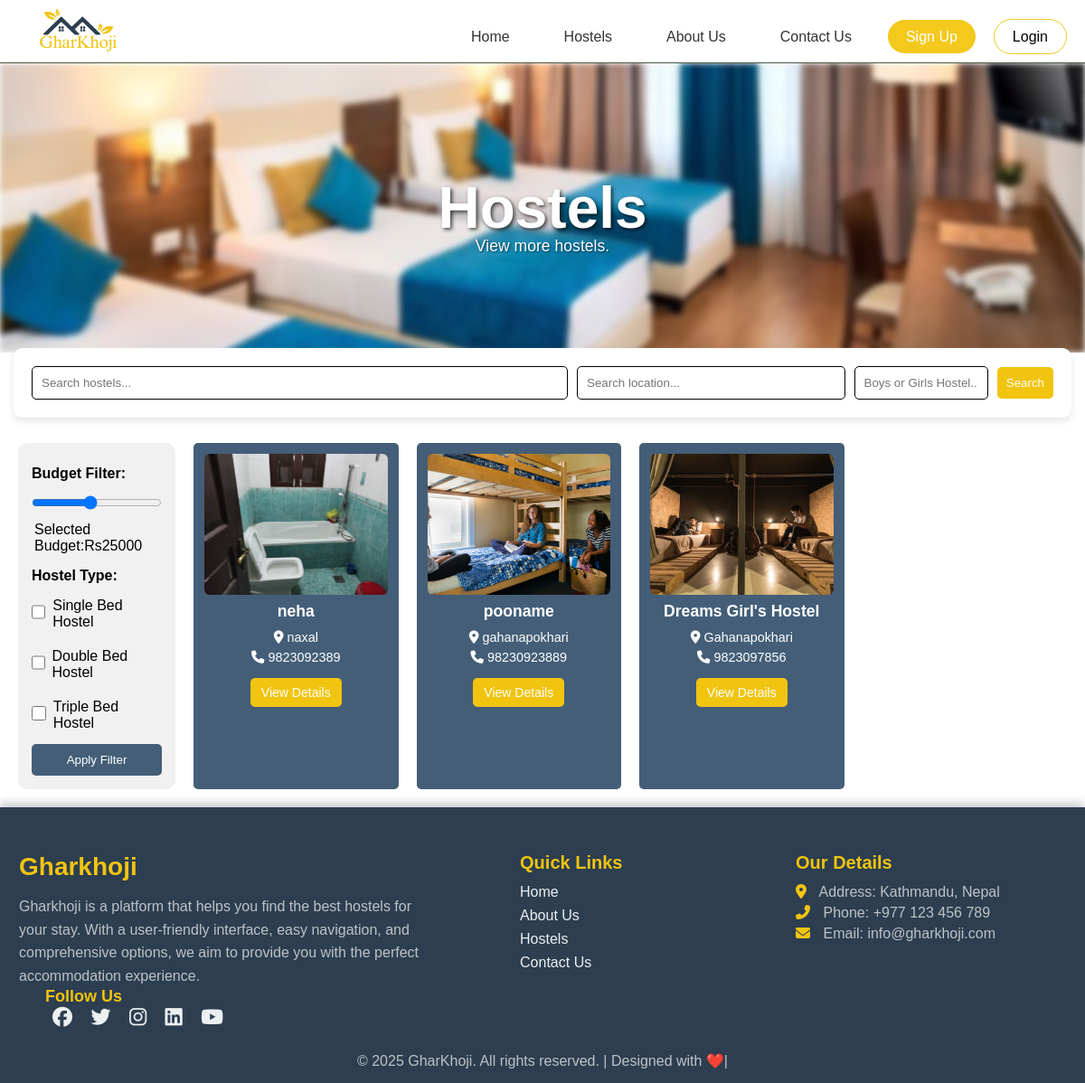
/hostels/, run on an earlier commit of the app's database.
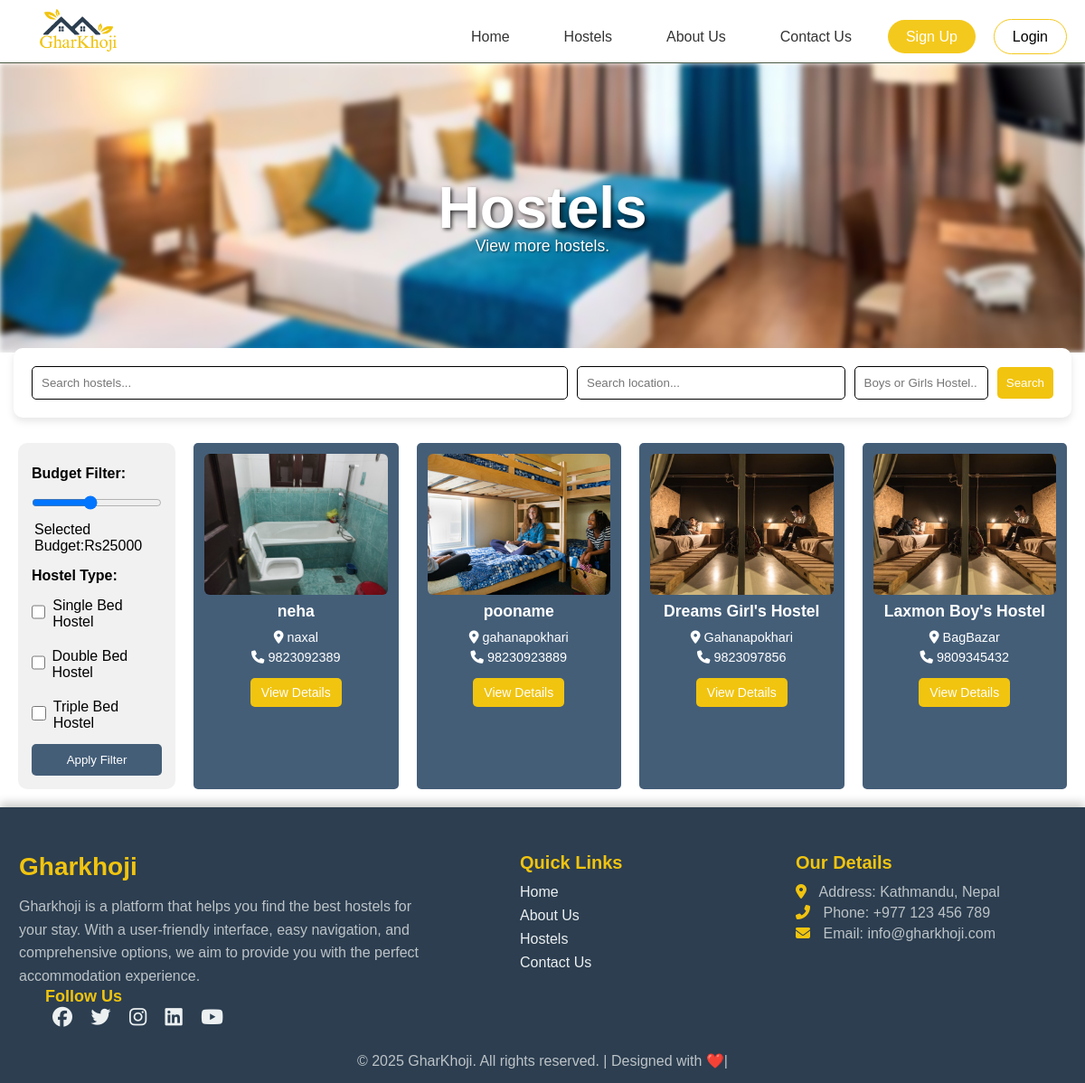
And on a later commit of the database.
### app/models.py (models this page shows, shortened)
class HostelProperty(models.Model):
    HOSTEL_TYPES = [
        ('Boy', 'Boy'),
        ('Girl', 'Girl')
    ]
    STATUS_CHOICES = [('pending', 'Pending'), ('approved', 'Approved'), ('rejected', 'Rejected')]
    AVAILABILITY_STATUS = [
        ('available', 'Available'),
        ('unavailable', 'Unavailable')
    ]
    unique_id = models.CharField(max_length=10, unique=True, editable=False)
    title = models.CharField(max_length=255)
    hostel_type = models.CharField(max_length=10, choices=HOSTEL_TYPES)
    description = models.TextField()
    phone_number = models.CharField(max_length=15)
    email = models.EmailField()
    location = models.CharField(max_length=255)
    latitude = models.FloatField(null=True, blank=True)
    longitude = models.FloatField(null=True, blank=True)
    single_beds = models.PositiveIntegerField()
    shared_2_beds = models.PositiveIntegerField()
    shared_3_beds = models.PositiveIntegerField()
    price_single_bed = models.DecimalField(max_digits=10, decimal_places=2)
    price_shared_2_beds = models.DecimalField(max_digits=10, decimal_places=2)
    price_shared_3_beds = models.DecimalField(max_digits=10, decimal_places=2)
    availability = models.CharField(max_length=15, choices=AVAILABILITY_STATUS)
    rules = models.TextField()
    pan_number = models.CharField(max_length=50)
    amenities = models.TextField()  # Store as JSON or comma-separated values
    approval_status = models.CharField(max_length=10, choices=STATUS_CHOICES, default='pending')
    created_at = models.DateTimeField(auto_now_add=True)
    class Meta:
        verbose_name_plural = "Hostel Details"

class HostelImage(models.Model):
    hostel = models.ForeignKey(HostelProperty, on_delete=models.CASCADE, related_name='images')
    image = models.ImageField(upload_to='hostel_images/')

### app/views.py (the view, shortened to what this page needs)
# urls.py: path('hostels/', views.HostelPage, name='hostels'),
def HostelPage(request):
    hostels = HostelProperty.objects.filter(approval_status='approved')  # Fetch all hostels initially
    hostels = HostelProperty.objects.filter(approval_status='approved')  # Fetch all approved hostels
    name = request.GET.get('title')
    location = request.GET.get('location')
    hostel_type = request.GET.get('hostel_type')
    budget = request.GET.get('budget')
    bed_types = request.GET.get('bed_types', '').split(',')
    if name:
        hostels = hostels.filter(Q(title__icontains=name))
    if location:
        hostels = hostels.filter(Q(location__icontains=location))
    if hostel_type:
        hostels = hostels.filter(Q(hostel_type__icontains=hostel_type))
    if not any(bed_types) or bed_types == ['']:
        bed_types = ['single']
    bed_filter = Q()
    if 'single' in bed_types:
        bed_filter |= Q(single_beds__gt=0)
    if 'double' in bed_types:
        bed_filter |= Q(shared_2_beds__gt=0)
    if 'triple' in bed_types:
        bed_filter |= Q(shared_3_beds__gt=0)
    hostels = hostels.filter(bed_filter)
    return render(request, 'hostel.html', {'hostels': hostels})

### templates/hostel.html (shortened to what this page needs)
{% extends "base.html" %}
{% load static %}
{% block styles %}
  <link rel="stylesheet" href="{% static 'css/hostels.css' %}">
  <link rel="stylesheet" href="https://cdnjs.cloudflare.com/ajax/libs/font-awesome/6.5.1/css/all.min.css">
{% endblock styles%}
{%block content %}
    <main>
        <section class="image">
            <div class="hostel-image-container">
                <img src="{% static 'aboutimg/hostellistitng.jpg' %}" alt="GharKhoji Banner">
                <h1>Hostels</h1>
                <p>View more hostels.</p>
            </div>
        </section>
        <form method="GET" action="{% url 'hostels' %}">
            <div class="search-section">
                <div class="search-container">
                    <div class="search-box">
                        <input type="text" placeholder="Search hostels..." class="search-input" name="title">
                    </div>
                    <div class="location-box">
                        <input type="text" placeholder="Search location..." class="location-input" name="location">
                    </div>
                    <div class="hostel-type-box">
                        <input type="text" placeholder="Boys or Girls Hostel..." class="type-input" name="hostel_type">
                    </div>
                    <div class="search-btn-box">
                        <button type="submit" class="search-btn">Search</button>
                    </div>
                </div>
            </div>
        </form>
        <div class="hostel-filter-container">
            <div class="price-filter">
                <label for="budgetRange" style="font-weight: bold;">Budget Filter:</label>
                <input type="range" class="range" id="budgetRange" min="5000" max="50000" step="1000"
                    value="{{ request.GET.budget|default:25000 }}" oninput="updateBudgetValue(this.value)">
                <p>Selected Budget:Rs<span id="budgetValue">{{ request.GET.budget|default:25000 }}</span></p>
                <label style="font-weight: bold; margin-top: 15px;">Hostel Type:</label>
                <div>
                    <input type="checkbox" id="priceSingleBed" name="hostelType" value="single"
                        {% if 'single' in request.GET.bed_types %}checked{% endif %}>
                    <label for="priceSingleBed">Single Bed Hostel</label>
                </div>
                <div>
                    <input type="checkbox" id="priceShared2Beds" name="hostelType" value="double"
                        {% if 'double' in request.GET.bed_types %}checked{% endif %}>
                    <label for="priceShared2Beds">Double Bed Hostel</label>
                </div>
                <div>
                    <input type="checkbox" id="priceShared3Beds" name="hostelType" value="triple"
                        {% if 'triple' in request.GET.bed_types %}checked{% endif %}>
                    <label for="priceShared3Beds">Triple Bed Hostel</label>
                </div>
                <button onclick="applyFilter()">Apply Filter</button>
            </div>
            <div class="hostels-display">
                <div class="outer-card">
                    {% for hostel in hostels %}
                        <div class="inner-card">
                            <div class="image-wrapper">
                                {% if hostel.images.all %}
                                    <img src="{{ hostel.images.first.image.url }}" alt="{{ hostel.title }}">
                                {% else %}
                                    <img src="{% static 'img/image.jpg' %}" alt="Default Image">
                                {% endif %}
                            </div>
                            <div class="content">
                                <p>{{ hostel.title }}</p>
                                <span><i class="fa-solid fa-location-dot"></i> {{ hostel.location }}</span>
                                <span><i class="fa-solid fa-phone"></i> {{ hostel.phone_number }}</span>
                            </div>
                            <div class="view-details-container">
                                <a href="{% url 'hosteldetails' hostel.id %}"><button class="view-details-btn">View Details</button></a>
                            </div>
                        </div>
                    {% empty %}
                        <p>Sorry, no hostels are available.</p>
                    {% endfor %}
                </div>
            </div>
        </div>
    </main>
{% endblock %}

### templates/base.html (shortened to what this page needs)
{% load static %}
<!DOCTYPE html>
<html lang="en">
<head>
    <link rel="stylesheet" href="{% static 'css/base.css' %}">
    {% block styles %}{% endblock styles %}
    <link rel="stylesheet" href="https://cdnjs.cloudflare.com/ajax/libs/font-awesome/6.5.1/css/all.min.css">
</head>
<body>
    {% include "header.html" %}
    <main>
        {% block content %}{% endblock %}
    </main>
    {% include "footer.html" %}
</body>
</html>

### templates/header.html (shortened to what this page needs)
{% load static %}
    <header>
        <div class="logo">
            <a href="#">
                <img src="{% static 'img/logo1.png' %}" alt="GharKhoji Logo">
            </a>
        </div>
        <nav>
            <ul>
                <li class="{% if user.is_authenticated and request.path == '/' %} active {% endif %}"><a href="{% url 'home' %}">Home</a></li>
                <li class="{% if user.is_authenticated and request.path == '/hostels/' %} active {% endif %}"><a href="{% url 'hostels' %}">Hostels</a></li>
                <li class="{% if user.is_authenticated and request.path == '/aboutus/' %} active {% endif %}"><a href="{% url 'aboutus' %}">About Us</a></li>
                <li class="{% if user.is_authenticated and request.path == '/contactus/' %} active {% endif %}"><a href="{% url 'contactus' %}">Contact Us</a></li>
                {% if user.is_authenticated %}
                <li class="dropdown">
                  <div class="dropdown-toggle">
                    <div class="rounded-circle">{{ user.first_name|default:user.username|first|upper }}</div>
                    <span>{{ user.get_full_name|default:user.username }}</span>
                  </div>
                  <div class="dropdown-menu">
                    <a href="{% url 'my_account' %}">My account</a>
                    <a href="{% url 'saved' %}">Saved</a>
                    <a href="{% url 'bookings' %}">Booking History</a>
                    <div class="dropdown-divider"></div>
                    <a href="{% url 'logout' %}" class="text-danger">Logout</a>
                  </div>
                </li>
              {% else %}
                <li><a href="{% url 'signup' %}" class="btn-signup">Sign Up</a></li>
                <li><a href="{% url 'login' %}" class="btn-login">Login</a></li>
              {% endif %}
            </ul>
        </nav>
    </header>

### templates/footer.html
{% load static %}
<footer class="footer">
    <div class="footer-content">
      <div class="footer-left">
        <h3>Gharkhoji</h3>
        <p>Gharkhoji is a platform that helps you find the best hostels for your stay. With a user-friendly interface, easy navigation, and comprehensive options, we aim to provide you with the perfect accommodation experience.</p>
      </div>
      <div class="footer-links">
        <h4>Quick Links</h4>
        <ul>
          <li><a href="{% url 'home' %}">Home</a></li>
          <li><a href="{% url 'aboutus' %}">About Us</a></li>
          <li><a href="{% url 'hostels' %}">Hostels</a></li>
          <li><a href="{% url 'contactus' %}">Contact Us</a></li>
        </ul>
      </div>
      <div class="footer-right">
        <div class="our-details">
          <h4>Our Details</h4>
          <div class="contact-info">
            <p><i class="fas fa-map-marker-alt"></i> Address: Kathmandu, Nepal</p>
            <p><i class="fas fa-phone-alt"></i> Phone: +977 123 456 789</p>
            <p><i class="fas fa-envelope"></i> Email: info@gharkhoji.com</p>
          </div>
        </div>
      </div>
      <div class="footer-social">
        <h4>Follow Us</h4>
        <a href="#"><i class="fab fa-facebook"></i></a>
        <a href="#"><i class="fab fa-twitter"></i></a>
        <a href="#"><i class="fab fa-instagram"></i></a>
        <a href="#"><i class="fab fa-linkedin"></i></a>
        <a href="#"><i class="fab fa-youtube"></i></a>
      </div>
    </div>
    <div class="footer-bottom">
      <p>&copy; 2025 GharKhoji. All rights reserved. | Designed with ❤️|</p>
    </div>
</footer>

### static/css/base.css (style rules this page uses)
* { margin: 0; padding: 0; box-sizing: border-box; font-family: Arial, sans-serif; }
header { display: flex; justify-content: space-between; align-items: center; padding: 0 20px; height: 70px; border-bottom: 1px solid #4B5945; position: fixed; top: 0; left: 0; right: 0; width: 100%; z-index: 1000; background-color: #fff; }
header .logo { flex: 0 0 auto; }
header .logo img { height: 100%; max-height: 60px; width: auto; }
nav { flex: 1; text-align: right; }
nav ul { display: flex; list-style: none; gap: 20px; justify-content: flex-end; margin-top: 13px; }
nav ul li a { text-decoration: none; color: #333; font-size: 16px; font-weight: 500; padding: 10px 20px; border-radius: 20px; transition: 0.3s ease-in-out; }
.btn-login { background-color: white; color: #000000; border: 1.6px solid #f4c91d; padding: 10px 20px; border-radius: 20px; font-weight: 500; }
.btn-signup { background-color: #f4c91d; color: white; border: none; padding: 10px 20px; border-radius: 20px; font-weight: 500; }
.footer { background-color: #2C3E50; color: #ECF0F1; padding: 50px 0 0; font-family: 'Poppins', sans-serif; position: relative; width: 100%; box-shadow: 0px -5px 10px rgba(0, 0, 0, 0.2); display: flex; flex-direction: column; }
.footer-content { display: flex; justify-content: space-between; align-items: flex-start; flex-wrap: wrap; max-width: 2000px; margin: auto; padding: 0 20px; flex: 1; }
.footer-left { flex: 1.3; min-width: 280px; margin: 0 1px; }
.footer-left h3 { color: #F1C40F; font-size: 28px; font-weight: 600; margin-bottom: 15px; }
.footer-left p { font-size: 16px; line-height: 1.6; color: #BDC3C7; }
.footer-links { flex: 0.4; min-width: 200px; margin: 0 90px; }
.footer-links h4 { font-size: 20px; margin-bottom: 12px; color: #F1C40F; font-weight: 600; }
.footer-links ul { list-style: none; padding: 0; }
.footer-links ul li { margin-bottom: 8px; }
.footer-links ul li a { color: #ECF0F1; text-decoration: none; font-size: 16px; }
.footer-right { flex: 0.8; min-width: 280px; margin: 0 15px; }
.our-details h4 { font-size: 20px; margin-bottom: 12px; color: #F1C40F; font-weight: 600; }
.contact-info p { font-size: 16px; margin: 5px 0; color: #BDC3C7; }
.contact-info p i { color: #F1C40F; margin-right: 10px; }
.footer-social { flex: 0.8; min-width: 280px; margin: 0 15px 0 30px; text-align: left; }
.footer-social h4 { font-size: 18px; color: #F1C40F; font-weight: 600; }
.footer-social a { color: #ECF0F1; font-size: 22px; margin: 8px; }
.footer-bottom { text-align: center; padding: 25px 0 15px 0; font-size: 16px; color: #BDC3C7; background-color: #2C3E50; width: 100%; margin-top: auto; }

What changed in the data, as far as the page shows it:
now on this page (row edited): HostelProperty: images.first.image (picture), title "Laxmon Boy's Hostel", location "BagBazar", phone_number "9809345432"
